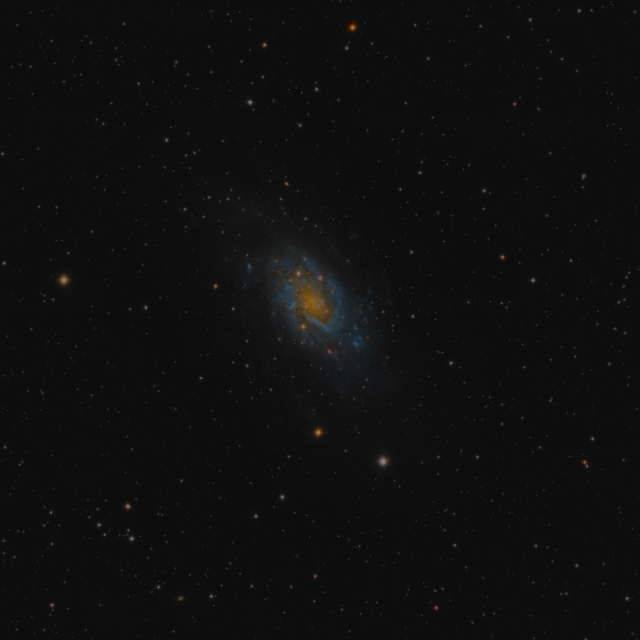
#> input picture universe.png, 1280 x 1280 px (shown at 1/2 size)
$ python Animation_of_Earth_Mars_H_trajectories.py
#> lines starting #> are read from the running program, lines starting #| are printed output that depends on the picture
import numpy as np
from matplotlib import pyplot as plt
from matplotlib import animation
from matplotlib.patches import Arc
from matplotlib import image
import matplotlib as mpl
import math


def generate_animation_points(R_Earth=1.0, Angle_Earth_0_deg = 0, R_Mars=1.5237, Angle_Mars_0_deg = None, num_points=2070):
    # Hohmann transfer orbit: A is half length of the semi-major axis, B is half length of the semi-minor axis,
    # C is half of the distance between the two foci
#> called with R_Earth = 1, Angle_Earth_0_deg = 0, R_Mars = 1.52, Angle_Mars_0_deg = 44.29, num_points = 2070
    A = (R_Mars + R_Earth) / 2
    C = (R_Mars - R_Earth) / 2
    B = math.sqrt(A * A - C * C)

    # Kepler's Third Law: the squares of the orbital periods of the planets are directly proportional to
    # the cubes of the semi major axes of their orbits,
    # Orbit period ratio of Earth : Hohmann : Mars = sqrt(R_Earth^3 : A^3 : R_Mars^3)
    # Therefore, During the time length (T) of half period of the Hohmann Orbit (for pi), the angles (in radians)
    # that Earth and Mars travel are, respectively
    angle_range_Earth = math.pi * math.sqrt(A**3 / R_Earth**3)
    angle_range_Mars = math.pi * math.sqrt(A ** 3 / R_Mars ** 3)

    Angle_Earth_0 = Angle_Earth_0_deg * math.pi / 180   # assume Earth starts from 0-degree (3-O'Clock direction)

    if Angle_Mars_0_deg is None:  # if not specified, calculate it
        Angle_Mars_0_deg = 180 * (1-math.sqrt(A**3 / R_Mars**3))
    Angle_Mars_0 = Angle_Mars_0_deg * math.pi / 180

    angle_start_Earth, angle_end_Earth = Angle_Earth_0, Angle_Earth_0+angle_range_Earth
    angle_start_Mars, angle_end_Mars = Angle_Mars_0, Angle_Mars_0+angle_range_Mars

    # Assume both Earth and Mars are orbiting around the sun in approximately circular orbits with constant angular speeds.
    # Create num_points sampling points (evenly sampled in TIME-domain over the duration of T)
    angles_Earth = np.linspace(angle_start_Earth, angle_end_Earth, num_points)
    Xloc_Earth = R_Earth * np.cos(angles_Earth)
    Yloc_Earth = R_Earth * np.sin(angles_Earth)

    angles_Mars = np.linspace(angle_start_Mars, angle_end_Mars, num_points)
    Xloc_Mars = R_Mars * np.cos(angles_Mars)
    Yloc_Mars = R_Mars * np.sin(angles_Mars)

    # Please note that, for the Hohmann transfer orbit, the speed is keep changing.
    # It's more convenient to calculate ellipse in polar coordinates
    e = C / A  # e is the eccentricity of the elliptical orbit
    theta = 0.0
    Xloc_Hohmann = [R_Earth]
    Yloc_Hohmann = [0.0]
    TravelLen_Hohmann = [0.0]

    for i in range(1, num_points):
        numerator = (math.pi * B / num_points / A) * (1 + e * math.cos(theta))**2
        denominator = (1 - e**2)**2 + (math.pi * B / num_points / A) * (1 + e * math.cos(theta)) * e * math.sin(theta)
        theta_step = numerator / denominator  # in unit of radian
        old_r = A * (1 - e ** 2) / (1 + e * math.cos(theta))
        theta += theta_step  # in unit of radian
        new_r = A * (1 - e ** 2) / (1 + e * math.cos(theta))
        newX = new_r * math.cos(theta)
        newY = new_r * math.sin(theta)

        Xloc_Hohmann.append(newX)
        Yloc_Hohmann.append(newY)

        # approximate travel length
        travelLen = TravelLen_Hohmann[i-1] + theta_step * (old_r+new_r) / 2  # in unit of AU
        TravelLen_Hohmann.append(travelLen)

        todalDays = int(365 * angle_range_Earth / (2*math.pi))  # approximately

    return (Xloc_Earth, Yloc_Earth, Xloc_Mars, Yloc_Mars, Xloc_Hohmann, Yloc_Hohmann, TravelLen_Hohmann, todalDays)


# initialization function for the animation: reset the x- and y-coordinate lists and the texts
def init():
    line_Hohmann.set_data([], [])
    line_Earth.set_data([], [])
    line_Mars.set_data([], [])

    text_day.set_text('')
    text_dist_2_Earth.set_text('')
    text_dist_2_Mars.set_text('')
    text_dist_2_Sun.set_text('')
    text_spacecraft_speed.set_text('')
    text_spacecraft_travellen.set_text('')

    return line_Earth, line_Mars, line_Hohmann, imgEarthPlot, imgMarsPlot, imgSatPlot, \
           text_day, text_dist_2_Mars, text_dist_2_Sun, text_dist_2_Earth, text_spacecraft_speed, text_spacecraft_travellen


# animation step function
# [48 lines left out: function animate, not called in this run]

# set parameters
AU = 149598000.0  # the constant of Astronomical Unit, in km
R_Earth = 1.0  # Radius of Earth in AU
Angle_Earth_0_deg = 0
R_Mars=1.5237  # Radius of Mars in AU
Angle_Mars_0_deg = 44.287  # Mars is ahead of the Earth by this angle in degree
num_points = 2070  # number of sampling points for the animation

# 1. generate the animation data for the motions of Earth, Mars and Spacecraft on Hohmann Transfer Orbit
Xloc_Earth, Yloc_Earth, Xloc_Mars, Yloc_Mars, Xloc_Hohmann, Yloc_Hohmann, TravelLen_Hohmann, totalTravelDays = \
    generate_animation_points(R_Earth=R_Earth,
                              Angle_Earth_0_deg=Angle_Earth_0_deg,
                              R_Mars=R_Mars,
                              Angle_Mars_0_deg=Angle_Mars_0_deg,
                              num_points=num_points)

# 2. generate the static data of the full orbits of Earth and Mars ( to be plotted as dashed lines)
angles_0_to_2pi = np.linspace(0, 2 * math.pi, 200)
X_full_Earth = R_Earth * np.cos(angles_0_to_2pi)
Y_full_Earth = R_Earth * np.sin(angles_0_to_2pi)
X_full_Mars = R_Mars * np.cos(angles_0_to_2pi)
Y_full_Mars = R_Mars * np.sin(angles_0_to_2pi)


# 3. Set up the figure and ax, plot the basic elements
fig = plt.figure(figsize=(10, 10))
ax = fig.add_subplot(111)
plt.subplots_adjust(left=0.08, bottom=0.08, right=0.92, top=0.92)
plt.title("Animation of Earth, Mars and Spacecraft Motions", fontsize=24)
plt.axhline(y=0.0, color='gray', linestyle='--', linewidth=0.5)
plt.axvline(x=0.0, color='gray', linestyle='--', linewidth=0.5)
plt.xlim(-2, 2)
plt.ylim(-2, 2)
ax.set_aspect('equal', adjustable='box')
plt.plot(X_full_Earth, Y_full_Earth, color="grey", linewidth=0.5, linestyle="--")
plt.plot(X_full_Mars, Y_full_Mars, color="grey", linewidth=0.5, linestyle="--")
plt.plot(Xloc_Hohmann, Yloc_Hohmann, color="grey", linewidth=0.5, linestyle="--")
plt.text(0.06, -0.12, 'Sun', color='white')
plt.annotate('Earth orbit', xy=(-0.9, -0.43), xycoords='data',
             xytext=(-0.75, -0.25), textcoords='data', fontsize=10, color='white',
             arrowprops=dict(arrowstyle="->", connectionstyle="arc3,rad=.2", color='grey'))
plt.annotate('Mars orbit', xy=(-0.9, -1.23), xycoords='data',
             xytext=(-0.7, -1.2), textcoords='data', fontsize=10, color='white',
             arrowprops=dict(arrowstyle="->", connectionstyle="arc3,rad=.2", color='grey'))
plt.annotate('Hohmann\ntransfer\norbit', xy=(0.75, 0.73), xycoords='data',
             xytext=(0.9, 0.8), textcoords='data', fontsize=10, color='white', va='top',
             arrowprops=dict(arrowstyle="->", connectionstyle="arc3,rad=.2", color='grey'))
plt.annotate('Hohmann \nperihelion\n(Launch)', xy=(0.99, -0.01), xycoords='data',
             xytext=(0.45, -0.20), textcoords='data', fontsize=10, color='white', va='top',
             arrowprops=dict(arrowstyle="->", connectionstyle="arc3,rad=.2", color='grey'))
plt.annotate('Hohmann \naphelion\n(Landing)', xy=(-1.52, 0), xycoords='data',
             xytext=(-1.92, 0.35), textcoords='data', fontsize=10, color='white', va='top',
             arrowprops=dict(arrowstyle="->", connectionstyle="arc3,rad=.2", color='grey'))

ax.set_xticks([])
ax.set_yticks([])

# x- and y-coordinate lists of the spacecraft, Earth and Mars to be used during animation
xlist_Hohmann = []
ylist_Hohmann = []
xlist_Earth = []
ylist_Earth = []
xlist_Mars = []
ylist_Mars = []

# generate the plotting artists for the trajectories
# point_Hohmann, = ax.plot([], [], 'go', lw=0.5, markersize=4)
line_Hohmann, = ax.plot([], [], '-g', lw=1)
# point_Earth, = ax.plot([], [], 'bo', lw=0.5, markersize=4)
line_Earth, = ax.plot([], [], '-', lw=1, color='#3280FF')
# point_Mars, = ax.plot([], [], 'ro', lw=0.5, markersize=4)
line_Mars, = ax.plot([], [], '-r', lw=1)

# generate the plotting artists for the information texts
y_display_loc = 1.0
text_day = ax.text(0.02, y_display_loc - 0.03, '', transform=ax.transAxes, color='white')
text_spacecraft_speed = ax.text(0.02, y_display_loc - 2*0.03, '', transform=ax.transAxes, color="lightgreen")
text_spacecraft_travellen = ax.text(0.02, y_display_loc - 3*0.03, '', transform=ax.transAxes, color="lightgreen")
text_dist_2_Earth = ax.text(0.6, y_display_loc - 0.03, '', transform=ax.transAxes, color='white')
text_dist_2_Mars = ax.text(0.6, y_display_loc - 2*0.03, '', transform=ax.transAxes, color='white')
text_dist_2_Sun = ax.text(0.6, y_display_loc - 3*0.03, '', transform=ax.transAxes, color='white')

imgUniverse = image.imread('universe.png')
#> imgUniverse is the input picture: shape (1280, 1280, 3) float32; mean R, G, B 0.0594, 0.0591, 0.059
imgUniversePlot = ax.imshow(imgUniverse, extent= (-2, 2, -2, 2))
imgInitLocX = 10.0
imgInitLocY = 0.0
ext = (imgInitLocX-0.05, imgInitLocX+0.05, imgInitLocY-0.05, imgInitLocY+0.05)
imgEarth = image.imread('Earth32x32.png')
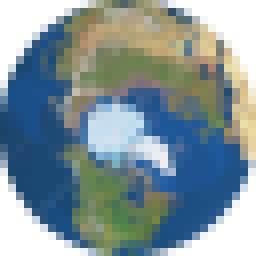
#> input picture Earth32x32.png, 32 x 32 px (shown 8 times larger)
#> imgEarth is the input picture: shape (32, 32, 4) float32; mean R, G, B, A 0.307, 0.385, 0.413, 0.788
imgEarthPlot = ax.imshow(imgEarth, extent= ext)
imgMars  = image.imread('Mars32x32.png')
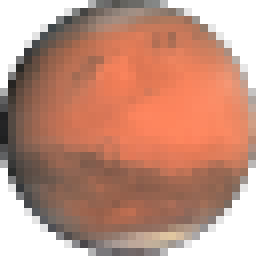
#> input picture Mars32x32.png, 32 x 32 px (shown 8 times larger)
#> imgMars is the input picture: shape (32, 32, 4) float32; mean R, G, B, A 0.545, 0.349, 0.277, 0.785
imgMarsPlot = ax.imshow(imgMars, extent= ext)
imgSat  = image.imread('satellite32x32.png')
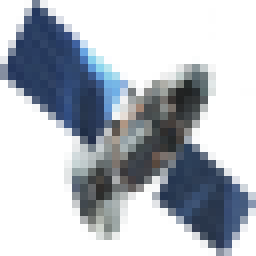
#> input picture satellite32x32.png, 32 x 32 px (shown 8 times larger)
#> imgSat is the input picture: shape (32, 32, 4) float32; mean R, G, B, A 0.193, 0.22, 0.254, 0.416
imgSatPlot = ax.imshow(imgSat, extent= ext)
imgSun = image.imread('Sun.png')
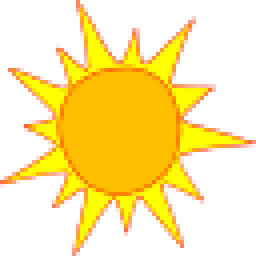
#> input picture Sun.png, 64 x 64 px (shown 4 times larger)
#> imgSun is the input picture: shape (64, 64, 4) float32; mean R, G, B, A 0.435, 0.325, 0.0363, 0.382
imgSunPlot = ax.imshow(imgSun, extent= (-0.093, 0.107, -0.1, 0.1))


def main():
    # call the animator.
    intervalms = 1  # this means 1 ms per frame for display. This has no impact on anim.save(), which is controlled by fps.
    anim = animation.FuncAnimation(fig, animate, init_func=init, frames=num_points, interval=intervalms, blit=True)
    # save the animation as an mp4.  This requires ffmpeg to be installed.
#> (the run stopped early here; a loop or call above may not have finished)
